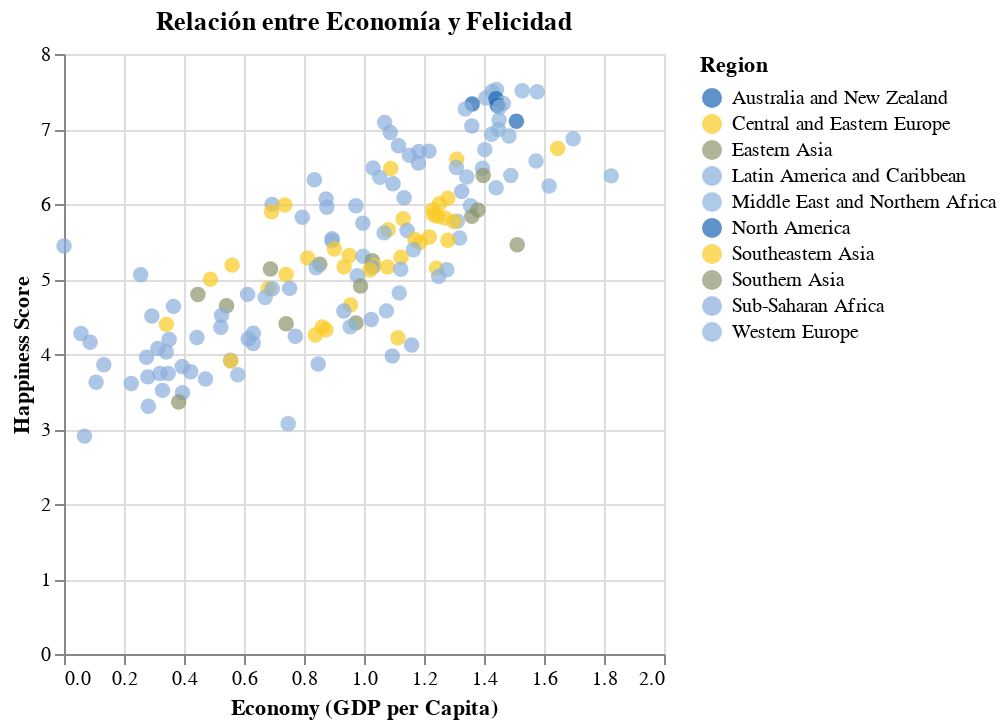

Write notebook code for a chart like this one.
### Markdown cell above
## 6. Gráfico de dispersión entre la felicidad y la economía GDP per cápita

### Code cell
graph6 = (
    alt.Chart(df)
    .mark_circle(size=60)
    .encode(
        x="Economy (GDP per Capita)",
        y="Happiness Score",
        color=alt.Color("Region", scale=alt.Scale(range=colors)),
        tooltip=["Country", "Region", "Happiness Score", "Economy (GDP per Capita)"],
    )
    .properties(title="Relación entre Economía y Felicidad")
)
graph6.display(width=1200, height=400)

### Figure 1 — Vega-Lite specification as saved in the notebook (floating-point values rounded to 4 significant figures; data arrays with more than 128 entries replaced by an {"elided": "..."} marker saying what was removed)
{"config": {"view": {"continuousWidth": 300, "continuousHeight": 300}}, "data": {"name": "data-50760d807110c6803a9ac19c390f7078"}, "mark": {"type": "circle", "size": 60}, "encoding": {"color": {"field": "Region", "scale": {"range": ["#1c64b4", "#f9cb22", "#8c946c", "#8aacdc", "#8cb4dc"]}, "type": "nominal"}, "tooltip": [{"field": "Country", "type": "nominal"}, {"field": "Region", "type": "nominal"}, {"field": "Happiness Score", "type": "quantitative"}, {"field": "Economy (GDP per Capita)", "type": "quantitative"}], "x": {"field": "Economy (GDP per Capita)", "type": "quantitative"}, "y": {"field": "Happiness Score", "type": "quantitative"}}, "title": "Relación entre Economía y Felicidad", "$schema": "https://vega.github.io/schema/vega-lite/v5.8.0.json", "datasets": {"data-50760d807110c6803a9ac19c390f7078": {"elided": "157 records"}}}
